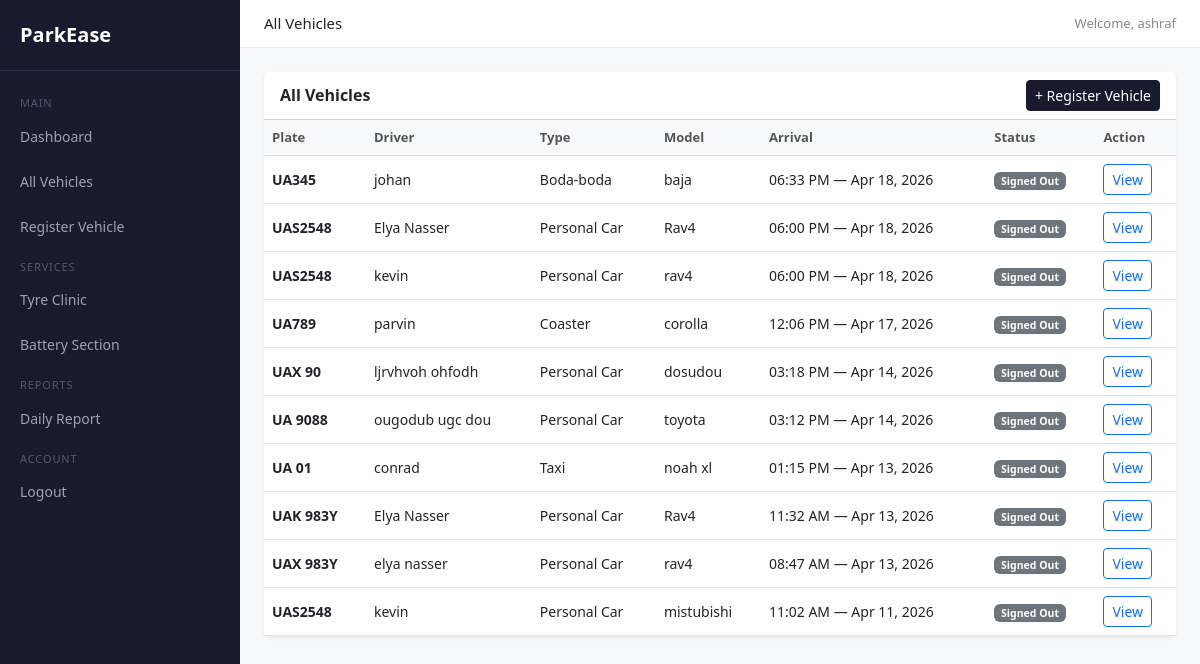
Screenshot of /vehicles/ (signed in) with the database file from the repository.
### parking/models.py (models this page shows, shortened)
class Vehicle(models.Model):
    VEHICLE_TYPES = [
        ('truck', 'Truck'),
        ('personal_car', 'Personal Car'),
        ('taxi', 'Taxi'),
        ('coaster', 'Coaster'),
        ('boda_boda', 'Boda-boda'),
    ]
    STATUS = [
        ('parked', 'Parked'),
        ('signed_out', 'Signed Out'),
    ]
    driver_name  = models.CharField(max_length=200)
    phone        = models.CharField(max_length=20)
    plate        = models.CharField(max_length=10)
    vehicle_type = models.CharField(max_length=20, choices=VEHICLE_TYPES)
    model        = models.CharField(max_length=100, blank=True)
    color        = models.CharField(max_length=50, blank=True)
    nin          = models.CharField(max_length=20, blank=True)
    arrival_time = models.DateTimeField()
    status       = models.CharField(max_length=20, choices=STATUS, default='parked')

### parking/views.py (the view)
# urls.py: path('vehicles/', views.vehicle_list, name='vehicle_list'),
@login_required
def vehicle_list(request):
    vehicles = Vehicle.objects.all().order_by('-arrival_time')
    context  = {'vehicles': vehicles}
    return render(request, 'parking/vehicle_list.html', context)

### parking/templates/parking/vehicle_list.html (shortened to what this page needs)
{% extends 'parking/base.html' %}
{% load static %}
{% block page_heading %}All Vehicles{% endblock %}
{% block content %}
<div class="card border-0 shadow-sm">
    <div class="card-header bg-white d-flex justify-content-between align-items-center">
        <span class="fw-bold">All Vehicles</span>
        <a href="{% url 'register_vehicle' %}" class="btn btn-primary btn-sm">+ Register Vehicle</a>
    </div>
    <div class="card-body p-0">
        <table class="table table-hover mb-0">
            <thead class="table-light">
                <tr>
                    <th>Plate</th>
                    <th>Driver</th>
                    <th>Type</th>
                    <th>Model</th>
                    <th>Arrival</th>
                    <th>Status</th>
                    <th>Action</th>
                </tr>
            </thead>
            <tbody>
                {% for vehicle in vehicles %}
                <tr>
                    <td><strong>{{ vehicle.plate }}</strong></td>
                    <td>{{ vehicle.driver_name }}</td>
                    <td>{{ vehicle.get_vehicle_type_display }}</td>
                    <td>{{ vehicle.model|default:"—" }}</td>
                    <td>{{ vehicle.arrival_time|date:"h:i A — M d, Y" }}</td>
                    <td>
                        {% if vehicle.status == 'parked' %}
                            <span class="badge bg-success">Parked</span>
                        {% else %}
                            <span class="badge bg-secondary">Signed Out</span>
                        {% endif %}
                    </td>
                    <td>
                        <a href="{% url 'vehicle_detail' vehicle.pk %}" class="btn btn-sm btn-outline-primary">View</a>
                    </td>
                </tr>
                {% empty %}
                <tr>
                    <td colspan="7" class="text-center text-muted py-4">No vehicles found.</td>
                </tr>
                {% endfor %}
            </tbody>
        </table>
    </div>
</div>
{% endblock %}

### parking/templates/parking/base.html (shortened to what this page needs)
<!doctype html>
<html>
  <head>
    <link
      href="https://cdn.jsdelivr.net/npm/bootstrap@5.3.0/dist/css/bootstrap.min.css"
      rel="stylesheet"
    />
    {% load static %}
    <link rel="stylesheet" href="{% static 'parking/style.css' %}" />
  </head>
  <body>
    <div class="d-flex">
      <div class="sidebar p-0">
        <div class="brand">ParkEase</div>
        <div class="section-label">Main</div>
        <a href="/dashboard/">Dashboard</a>
        <a href="/vehicles/">All Vehicles</a>
        <a href="/register/">Register Vehicle</a>
        <div class="section-label">Services</div>
        <a href="/tyre/">Tyre Clinic</a>
        <a href="/battery/">Battery Section</a>
        <div class="section-label">Reports</div>
        <a href="/report/">Daily Report</a>
        <div class="section-label">Account</div>
        <a href="/logout/">Logout</a>
      </div>
      <div class="main-content">
        <div class="top-bar">
          <span style="font-size: 15px; font-weight: 500"
            >{% block page_heading %}{% endblock %}</span
          >
          <span style="font-size: 13px; color: #888"
            >Welcome, {{ request.user.username }}</span
          >
        </div>
        <div class="p-4">{% block content %} {% endblock %}</div>
      </div>
    </div>
  </body>
</html>

### parking/static/parking/style.css (style rules this page uses)
.sidebar { min-height: 100vh; background: #1a1a2e; width: 240px; flex-shrink: 0; }
.sidebar a { color: #a0a0b0; text-decoration: none; display: block; padding: 10px 20px; border-radius: 8px; margin-bottom: 4px; font-size: 14px; }
.sidebar .brand { color: #fff; font-size: 20px; font-weight: 700; padding: 20px; border-bottom: 1px solid #2a2a4a; margin-bottom: 16px; }
.sidebar .section-label { color: #555570; font-size: 11px; text-transform: uppercase; letter-spacing: .08em; padding: 8px 20px 4px; }
.main-content { background: #f8f9fa; min-height: 100vh; flex-grow: 1; }
.top-bar { background: #fff; border-bottom: 1px solid #e9ecef; padding: 12px 24px; display: flex; justify-content: space-between; align-items: center; }
.table th { font-size: 13px; font-weight: 600; color: #555; }
.table td { font-size: 14px; vertical-align: middle; }
.btn-primary { background: #1a1a2e; border-color: #1a1a2e; }

### rows the page displays
Vehicle: plate "UA345", driver_name "johan", vehicle_type "Boda-boda", model "baja", arrival_time "06:33 PM — Apr 18, 2026", status "Signed Out"
Vehicle: plate "UAS2548", driver_name "Elya Nasser", vehicle_type "Personal Car", model "Rav4", arrival_time "06:00 PM — Apr 18, 2026", status "Signed Out"
Vehicle: plate "UAS2548", driver_name "kevin", vehicle_type "Personal Car", model "rav4", arrival_time "06:00 PM — Apr 18, 2026", status "Signed Out"
Vehicle: plate "UA789", driver_name "parvin", vehicle_type "Coaster", model "corolla", arrival_time "12:06 PM — Apr 17, 2026", status "Signed Out"
Vehicle: plate "UAX 90", driver_name "ljrvhvoh ohfodh", vehicle_type "Personal Car", model "dosudou", arrival_time "03:18 PM — Apr 14, 2026", status "Signed Out"
Vehicle: plate "UA 9088", driver_name "ougodub ugc dou", vehicle_type "Personal Car", model "toyota", arrival_time "03:12 PM — Apr 14, 2026", status "Signed Out"
Vehicle: plate "UA 01", driver_name "conrad", vehicle_type "Taxi", model "noah xl", arrival_time "01:15 PM — Apr 13, 2026", status "Signed Out"
Vehicle: plate "UAK 983Y", driver_name "Elya Nasser", vehicle_type "Personal Car", model "Rav4", arrival_time "11:32 AM — Apr 13, 2026", status "Signed Out"
Vehicle: plate "UAX 983Y", driver_name "elya nasser", vehicle_type "Personal Car", model "rav4", arrival_time "08:47 AM — Apr 13, 2026", status "Signed Out"
Vehicle: plate "UAS2548", driver_name "kevin", vehicle_type "Personal Car", model "mistubishi", arrival_time "11:02 AM — Apr 11, 2026", status "Signed Out"

### other values shown
{{ request.user.username }} "ashraf"
